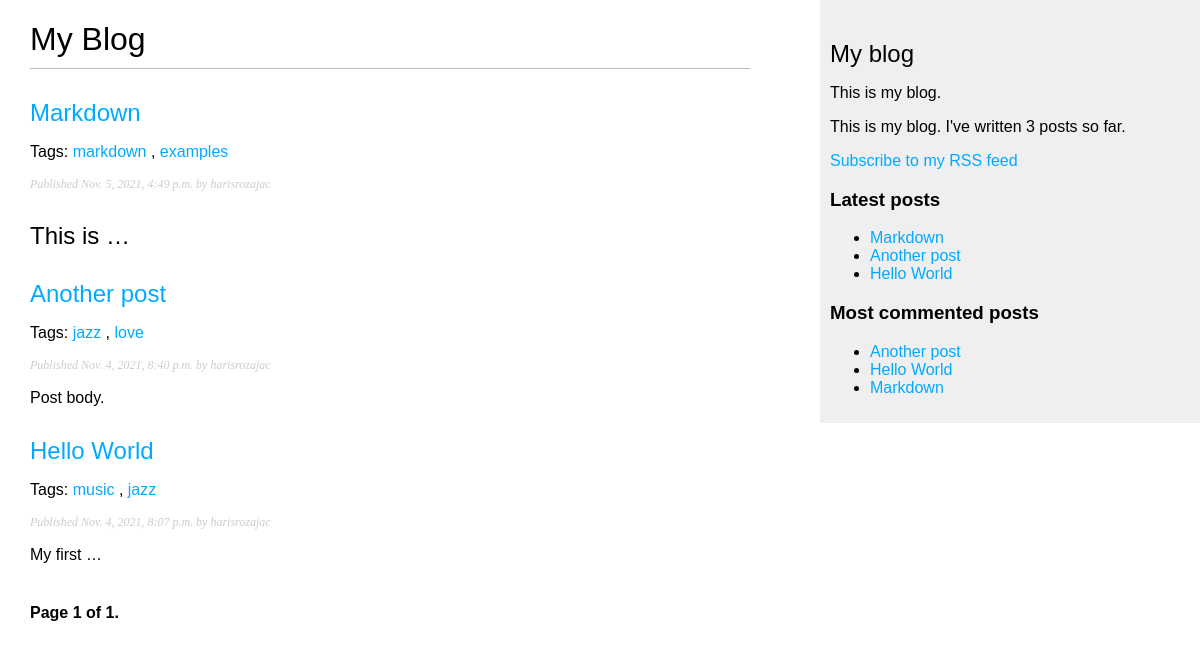
Screenshot of /blog/ with the database file from the repository.
### blog/models.py (models this page shows, shortened)
class Post(models.Model):
    STATUS_CHOICES = (
        ("draft", "Draft"),
        ("published", "Published"),
    )
    title = models.CharField(max_length=250)
    slug = models.SlugField(max_length=250, unique_for_date="publish")
    author = models.ForeignKey(User, on_delete=models.CASCADE, related_name="blog_posts")
    body = models.TextField()
    publish = models.DateTimeField(default=timezone.now)
    created = models.DateTimeField(auto_now_add=True)
    updated = models.DateTimeField(auto_now=True)
    status = models.CharField(max_length=10, choices=STATUS_CHOICES, default="draft")
    objects = models.Manager()  # The default manager.
    published = PublishedManager()  # Our custom manager.
    tags = TaggableManager()
    def get_absolute_url(self):
        return reverse("blog:post_detail", args=[self.publish.year, self.publish.month, self.publish.day, self.slug])
    class Meta:
        ordering = ("-publish",)

### blog/views.py (the view)
# urls.py: path("", views.post_list, name="post_list"),
def post_list(request, tag_slug=None):
    object_list = Post.published.all()
    tag = None
    if tag_slug:
        tag = get_object_or_404(Tag, slug=tag_slug)
        object_list = object_list.filter(tags__in=[tag])
    paginator = Paginator(object_list, 3)  # 3 posts in each page
    page = request.GET.get("page")
    try:
        posts = paginator.page(page)
    except PageNotAnInteger:
        posts = paginator.page(1)
    except EmptyPage:
        posts = paginator.page(paginator.num_pages)
    return render(request, "blog/post/list.html", {"page": page, "posts": posts, "tag": tag})

### blog/models.py (called while the page is built)
    def get_queryset(self):
        return super(PublishedManager, self).get_queryset().filter(status="published")

### blog/templatetags/blog_tags.py (called while the page is built)
@register.simple_tag
def total_posts():
    return Post.published.count()

@register.inclusion_tag("blog/post/latest_posts.html")
def show_latest_posts(count=5):
    latest_posts = Post.published.order_by("-publish")[:count]
    return {"latest_posts": latest_posts}

@register.simple_tag
def get_most_commented_posts(count=5):
    return Post.published.annotate(total_comments=Count("comments")).order_by("-total_comments")[:count]

@register.filter(name="markdown")
def markdown_format(text):
    return mark_safe(markdown.markdown(text))

### blog/templates/blog/post/list.html (shortened to what this page needs)
{% extends "blog/base.html" %} {% block title %}My Blog{% endblock %}
{% load blog_tags %}
{% block content %}
<h1>My Blog</h1>
{% for post in posts %}
<h2>
  <a href="{{ post.get_absolute_url }}"> {{ post.title }} </a>
</h2>
<p class="tags">Tags:
{% for tag in post.tags.all %}
  <a href="{% url "blog:post_list_by_tag" tag.slug %}">
    {{ tag.name }}
  </a>
  {% if not forloop.last %}, {% endif %}
{% endfor %}
</p>
<p class="date">Published {{ post.publish }} by {{ post.author }}</p>
{{ post.body|markdown|truncatewords_html:2 }} {% endfor %}
{% include "pagination.html" with page=posts %}
{% endblock %}

### blog/templates/blog/base.html (shortened to what this page needs)
{% load blog_tags %}
{% load static %}
<!DOCTYPE html>
<html>
  <head>
    <link href="{% static "css/blog.css" %}" rel="stylesheet">
  </head>
  <body>
    <div id="content">{% block content %} {% endblock %}</div>
    <div id="sidebar">
      <h2>My blog</h2>
      <p>This is my blog.</p>
      <p>This is my blog. I've written {% total_posts %} posts so far.</p>
      <p>
        <a href="{% url "blog:post_feed" %}">Subscribe to my RSS feed</a>
      </p>
      <h3>Latest posts</h3>
      {% show_latest_posts 3 %}
      <h3>Most commented posts</h3>
      {% get_most_commented_posts as most_commented_posts %}
      <ul>
        {% for post in most_commented_posts %}
          <li>
            <a href="{{ post.get_absolute_url }}">{{ post.title }}</a>
          </li>
        {% endfor %}
      </ul>
    </div>
  </body>
</html>

### blog/templates/pagination.html (shortened to what this page needs)
<div class="pagination">
    <span class="step-links">
      <span class="current">
        Page {{ page.number }} of {{ page.paginator.num_pages }}.
      </span>
    </span>
</div>

### blog/templates/blog/post/latest_posts.html
<ul>
    {% for post in latest_posts %}
      <li>
        <a href="{{ post.get_absolute_url }}">{{ post.title }}</a>
      </li>
    {% endfor %}
</ul>

### blog/static/css/blog.css (style rules this page uses)
body { margin: 0; padding: 0; font-family: helvetica, sans-serif; }
a { color: #00abff; text-decoration: none; }
h1 { font-weight: normal; border-bottom: 1px solid #bbb; padding: 0 0 10px 0; }
h2 { font-weight: normal; margin: 30px 0 0; }
#content { float: left; width: 60%; padding: 0 0 0 30px; }
#sidebar { float: right; width: 30%; padding: 10px; background: #efefef; height: 100%; }
p.date { color: #ccc; font-family: georgia, serif; font-size: 12px; font-style: italic; }
.pagination { margin: 40px 0; font-weight: bold; }

### rows the page displays
Post: title "Markdown", publish "Nov. 5, 2021, 4:49 p.m.", author "harisrozajac", body "This is …"
Tag: name "markdown"
Tag: name "examples"
Post: title "Another post", publish "Nov. 4, 2021, 8:40 p.m.", author "harisrozajac", body "Post body."
Tag: name "jazz"
Tag: name "love"
Post: title "Hello World", publish "Nov. 4, 2021, 8:07 p.m.", author "harisrozajac", body "My first …"
Tag: name "music"

### other values shown
{{ page.number }} "1"
{{ page.paginator.num_pages }} "1"
